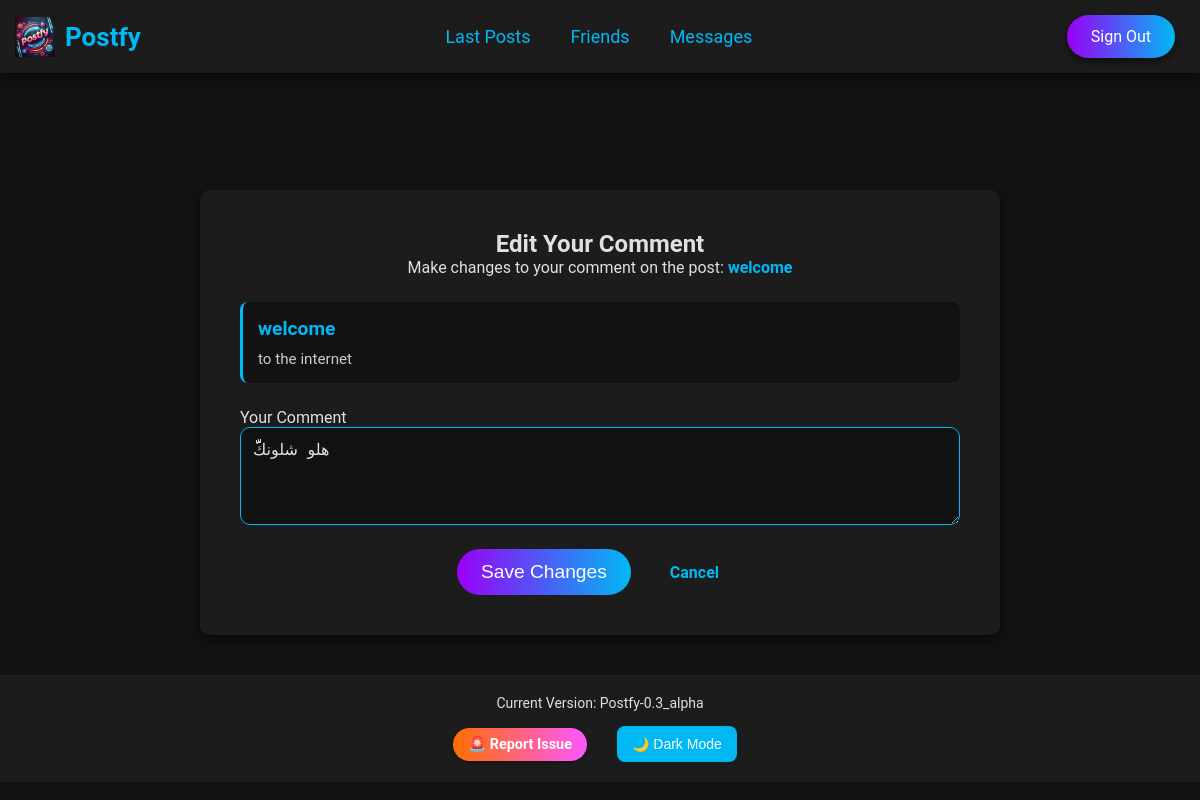
Screenshot of /edit_comment/2 (signed in) with the database file from the repository.
### app.py (models this page shows, shortened)
class Post(db.Model):
    id = db.Column(db.Integer, primary_key=True)
    title = db.Column(db.String(255), nullable=False)
    content = db.Column(db.Text, nullable=False)
    user_id = db.Column(db.Integer, db.ForeignKey('user.id'), nullable=False)
    date_posted = db.Column(
        db.DateTime, default=datetime.utcnow)
    user = db.relationship('User', backref='posts', lazy=True)

class Comment(db.Model):
    id = db.Column(db.Integer, primary_key=True)
    content = db.Column(db.Text, nullable=False)
    post_id = db.Column(db.Integer, db.ForeignKey('post.id'), nullable=False)
    user_id = db.Column(db.Integer, db.ForeignKey('user.id'), nullable=False)
    date_created = db.Column(db.DateTime, default=datetime.utcnow)
    post = db.relationship('Post', backref=db.backref(
        'comments', lazy=True, cascade="all, delete-orphan"))
    user = db.relationship('User', backref=db.backref('comments', lazy=True))

### app.py (the view, shortened to what this page needs)
@app.route('/edit_comment/<int:comment_id>', methods=['GET', 'POST'])
@login_required
def edit_comment(comment_id):
    comment = Comment.query.get_or_404(comment_id)
    if comment.user_id != session['user_id']:
        flash("You can only edit your own comments!", 'danger')
        return redirect(url_for('newposts'))
    post = Post.query.get(comment.post_id)
    return render_template('edit_comment.html', comment=comment, post=post)

### app.py (called while the page is built)
@app.context_processor
def inject_version():
    return dict(APP_VERSION=APP_VERSION)

def login_required(f):
    @wraps(f)
    def decorated_function(*args, **kwargs):
        if 'user_id' not in session:
            return redirect(url_for('login'))
        return f(*args, **kwargs)
    return decorated_function

### Templates/edit_comment.html (shortened to what this page needs)
{% extends "base.html" %}
{% block content %}
<section class="comment-edit-section">
    <h2>Edit Your Comment</h2>
    <p>Make changes to your comment on the post: <span class="post-reference">{{ post.title }}</span></p>
    <div class="post-context">
        <div class="post-excerpt">
            <h4>{{ post.title }}</h4>
            <p>{{ post.content|truncate(150) }}</p>
        </div>
    </div>
    <form method="POST" action="{{ url_for('edit_comment', comment_id=comment.id) }}" class="comment-edit-form">
        <div class="form-group">
            <label for="comment_content">Your Comment</label>
            <textarea id="comment_content" name="comment_content" rows="4" required
                class="textarea-field">{{ comment.content }}</textarea>
        </div>
        <div class="form-actions">
            <button type="submit" class="cta-btn neon-btn">Save Changes</button>
            <a href="{{ url_for('newposts') }}" class="cta-link back-link">Cancel</a>
        </div>
    </form>
</section>
{% endblock %}

### static/css/styles.css (style rules this page uses)
:root { --neon-blue: #00b8f4; --neon-pink: #ff57ff; --neon-purple: #9a00f7; --neon-green: #00ff87; --neon-yellow: #ffcc00; --neon-orange: #ff6f00; --dark-background: #121212; --light-background: #1c1c1c; --button-hover: #ff57ff; --text-light: #e0e0e0; --shadow: rgba(0, 0, 0, 0.5); }
* { margin: 0; padding: 0; box-sizing: border-box; }
body { font-family: 'Roboto', sans-serif; margin-top: 70px; background-color: var(--dark-background); color: var(--text-light); }
.cta-btn, .cta-link { text-decoration: none; color: white; padding: 12px 24px; font-size: 1.1rem; border-radius: 30px; transition: background 0.3s ease, color 0.3s ease; }
.cta-btn { background: var(--neon-pink); }
.cta-link { color: var(--neon-blue); font-weight: bold; }
.form-group { margin-bottom: 20px; text-align: left; }
.input-field, .textarea-field { width: 100%; padding: 12px; font-size: 1rem; background-color: var(--dark-background); color: var(--text-light); border: 1px solid var(--neon-blue); border-radius: 10px; transition: border 0.3s ease, transform 0.3s ease; }
.neon-btn { background: linear-gradient(to right, var(--neon-purple), var(--neon-blue)); color: white; padding: 12px 24px; border-radius: 30px; border: none; cursor: pointer; font-size: 1.2rem; transition: background 0.3s ease, transform 0.3s ease; }
.back-link { display: inline-block; margin-left: 15px; font-size: 1rem; color: var(--neon-blue); text-decoration: none; transition: color 0.3s ease; }
.form-actions { display: flex; justify-content: center; align-items: center; }

### static/css/custom_theme.css (style rules this page uses)
:root { --dark-background: #121212; --light-background: #1c1c1c; --text-light: #e0e0e0; --neon-blue: #00b8f4; --shadow: rgba(0, 0, 0, 0.5); }

### Templates/edit_comment.html (style rules this page uses)
.comment-edit-section { background: var(--light-background); padding: 40px; border-radius: 10px; box-shadow: 0 4px 10px var(--shadow); max-width: 800px; margin: 40px auto; text-align: center; }
.post-reference { color: var(--neon-blue); font-weight: bold; }
.post-context { margin: 25px 0; padding: 15px; background: var(--dark-background); border-radius: 8px; border-left: 3px solid var(--neon-blue); text-align: left; }
.post-excerpt h4 { color: var(--neon-blue); margin-bottom: 10px; font-size: 1.2rem; }
.post-excerpt p { color: var(--text-light); opacity: 0.9; font-size: 0.95rem; }
.comment-edit-form { margin-top: 25px; }
.form-group { margin-bottom: 20px; text-align: left; }
.textarea-field { width: 100%; padding: 12px; font-size: 1rem; background-color: var(--dark-background); color: var(--text-light); border: 1px solid var(--neon-blue); border-radius: 10px; transition: border 0.3s ease, transform 0.3s ease; }
.form-actions { display: flex; justify-content: center; align-items: center; }
.neon-btn { background: linear-gradient(to right, var(--neon-purple), var(--neon-blue)); color: white; padding: 12px 24px; border-radius: 30px; border: none; cursor: pointer; font-size: 1.2rem; transition: background 0.3s ease, transform 0.3s ease; }
.back-link { display: inline-block; margin-left: 15px; font-size: 1rem; color: var(--neon-blue); text-decoration: none; transition: color 0.3s ease; }

### rows the page displays
Post: title "welcome", content "to the internet"
Comment: comment_content "هلو شلونكّّّّ"

### other values shown
{{ APP_VERSION }} "Postfy-0.3_alpha"
